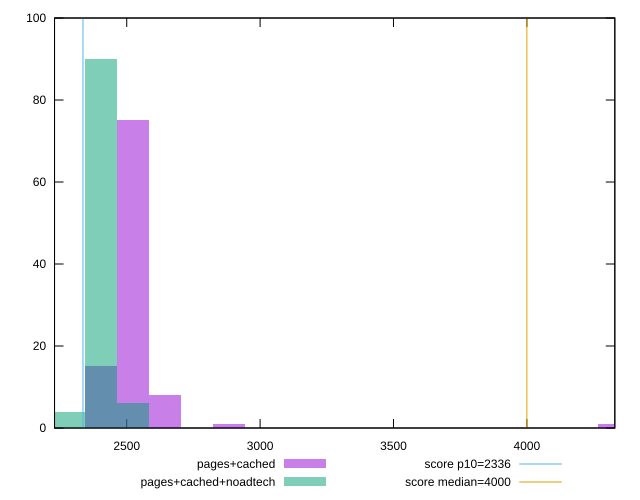

Here is the gnuplot script that generated this plot:
reset

$pagesCached <<EOF
4326.459433532913 1
2523.7680028941995 75
2643.947431603447 8
2884.306289021942 1
2403.5885741849515 15
EOF

$pagesCachedNoadtech <<EOF
2403.5885741849515 90
2283.409145475704 4
2523.7680028941995 6
EOF

set key outside below
set boxwidth 120.17942870924759
set xrange [2229.366:4329.7725]
set yrange [0:100]
set trange [0:100]
set style fill transparent solid 0.5 noborder

set parametric
set terminal svg size 640, 500 enhanced background rgb 'white'
set output "report_00025_2021-02-22T21:38:55.199Z/first-contentful-paint/comparison/histogram/1_vs_2.svg"

plot $pagesCached title "pages+cached" with boxes, \
     $pagesCachedNoadtech title "pages+cached+noadtech" with boxes, \
     2336,t title "score p10=2336", \
     4000,t title "score median=4000"

reset
